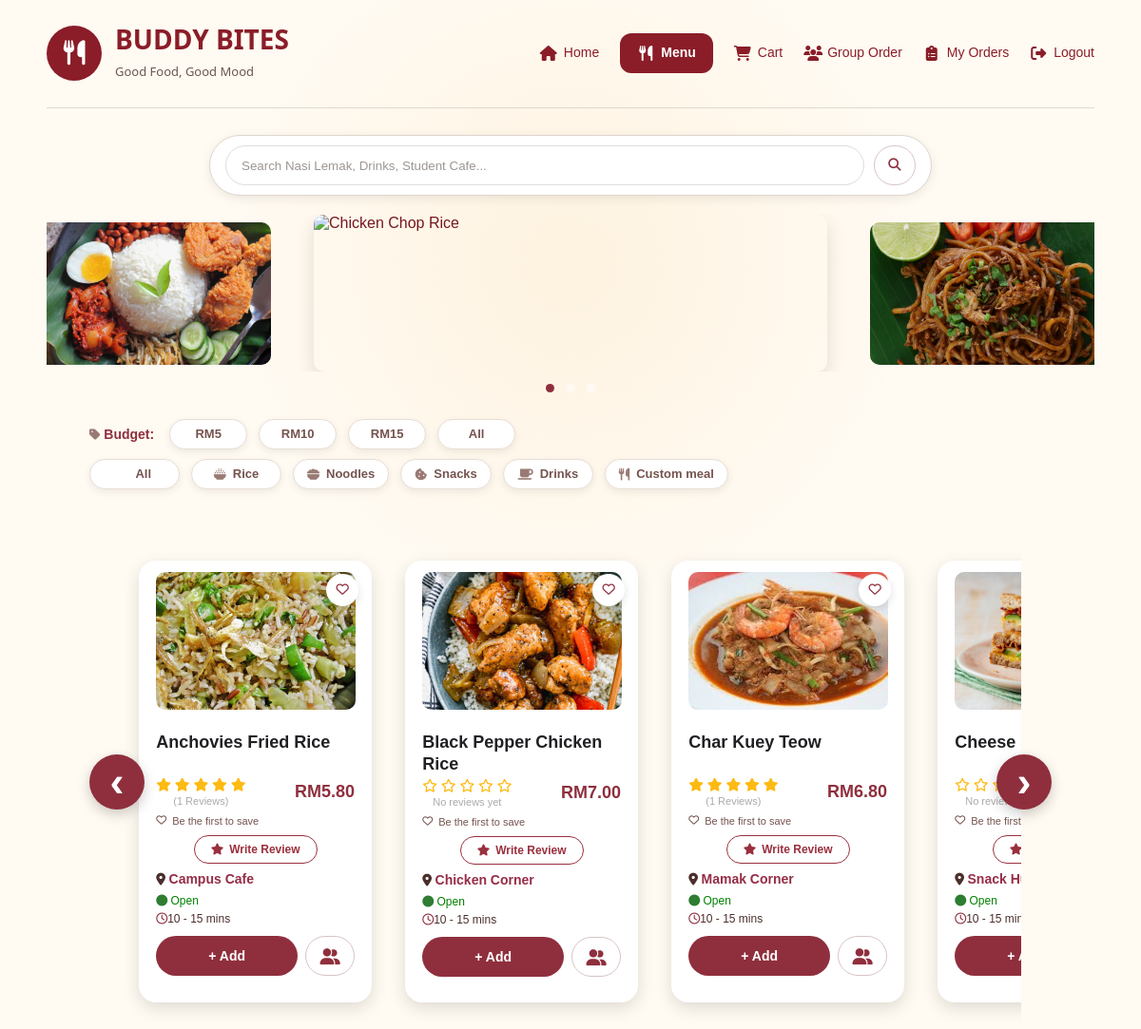
Screenshot of /pages/menu.php (signed in) with the database file from the repository.
### tables this page shows
CREATE TABLE `menu_items` (
  `item_id` int(11) NOT NULL,
  `item_name` varchar(100) NOT NULL,
  `restaurant_name` varchar(100) NOT NULL,
  `category` varchar(50) NOT NULL,
  `price` decimal(10,2) NOT NULL,
  `image` varchar(255) NOT NULL,
  `availability` varchar(20) NOT NULL DEFAULT 'Available'
);

### pages/menu.php (the view, shortened to what this page needs)
<?php
include("../includes/db.php");
$userId = (int) $_SESSION["user_id"];
function h($value)
{
    return htmlspecialchars((string) $value, ENT_QUOTES, "UTF-8");
}
function activeClass($condition)
{
    return $condition ? " active-filter" : "";
}
function menuUrl(array $params = [])
{
    $query = http_build_query(array_filter($params, static fn($value) => $value !== ""));
    return "menu.php" . ($query === "" ? "" : "?" . $query);
}
$conn->query("
    CREATE TABLE IF NOT EXISTS menu_feedback (
        feedback_id INT AUTO_INCREMENT PRIMARY KEY,
        item_id INT NOT NULL,
        user_id INT NOT NULL,
        rating TINYINT UNSIGNED DEFAULT NULL,
        liked TINYINT(1) NOT NULL DEFAULT 0,
        review TEXT DEFAULT NULL,
        created_at TIMESTAMP DEFAULT CURRENT_TIMESTAMP,
        updated_at TIMESTAMP DEFAULT CURRENT_TIMESTAMP ON UPDATE CURRENT_TIMESTAMP,
        UNIQUE KEY unique_user_item (user_id, item_id),
        KEY idx_menu_feedback_item (item_id)
    )
");
$search = trim($_GET["search"] ?? "");
$budget = $_GET["budget"] ?? "";
$category = $_GET["category"] ?? "";
$restaurant = trim($_GET["restaurant"] ?? "");
$allowedBudgets = ["5", "10", "15"];
$allowedCategories = ["Rice", "Noodles", "Snacks", "Drinks", "Custom meal"];
if (!in_array($budget, $allowedBudgets, true)) {
    $budget = "";
}
if (!in_array($category, $allowedCategories, true)) {
    $category = "";
}
$sql = "
    SELECT
        menu_items.*,
        restaurants.status AS restaurant_status,
        COALESCE(feedback_stats.like_count, 0) AS like_count,
        COALESCE(feedback_stats.review_count, 0) AS review_count,
        COALESCE(feedback_stats.average_rating, 0) AS average_rating,
        COALESCE(feedback_stats.rating_count, 0) AS rating_count,
        COALESCE(user_feedback.liked, 0) AS user_liked,
        COALESCE(user_feedback.rating, 0) AS user_rating,
        COALESCE(user_feedback.review, '') AS user_review
    FROM menu_items
    LEFT JOIN restaurants
        ON restaurants.restaurant_name = menu_items.restaurant_name
    LEFT JOIN (
        SELECT
            item_id,
            SUM(CASE WHEN liked = 1 THEN 1 ELSE 0 END) AS like_count,
            SUM(CASE WHEN review IS NOT NULL AND TRIM(review) <> '' THEN 1 ELSE 0 END) AS review_count,
            AVG(CASE WHEN rating IS NOT NULL THEN rating END) AS average_rating,
            COUNT(rating) AS rating_count
        FROM menu_feedback
        GROUP BY item_id
    ) AS feedback_stats ON feedback_stats.item_id = menu_items.item_id
    LEFT JOIN menu_feedback AS user_feedback
        ON user_feedback.item_id = menu_items.item_id
        AND user_feedback.user_id = ?
";
$params = [$userId];
$types = "i";
$stmt = $conn->prepare($sql);
if (!empty($params)) {
    $stmt->bind_param($types, ...$params);
}
$stmt->execute();
$result = $stmt->get_result();
$budgetFilters = [
    ["label" => "RM5", "value" => "5"],
    ["label" => "RM10", "value" => "10"],
    ["label" => "RM15", "value" => "15"],
];
$categoryFilters = [
    ["label" => "All", "value" => "", "icon" => "fa-border-all"],
    ["label" => "Rice", "value" => "Rice", "icon" => "fa-bowl-rice"],
    ["label" => "Noodles", "value" => "Noodles", "icon" => "fa-bowl-food"],
    ["label" => "Snacks", "value" => "Snacks", "icon" => "fa-cookie-bite"],
    ["label" => "Drinks", "value" => "Drinks", "icon" => "fa-mug-saucer"],
    ["label" => "Custom meal", "value" => "Custom meal", "icon" => "fa-utensils"],
];
?>
<?php include("../includes/header.php"); ?>
<div class="menu-page">
    <div class="menu-top">
        <div class="logo">BUDDY BITES</div>
        <div class="menu-nav">
            <a href="home.php"><i class="fa-solid fa-house"></i> Home</a>
            <a class="active" href="menu.php"><i class="fa-solid fa-utensils"></i> Menu</a>
            <a href="cart.php"><i class="fa-solid fa-cart-shopping"></i> Cart</a>
            <a href="group_order.php"><i class="fa-solid fa-users"></i> Group Order</a>
            <a href="order_history.php"><i class="fa-solid fa-clipboard-list"></i> My Orders</a>
            <a href="logout.php"><i class="fa-solid fa-right-from-bracket"></i> Logout</a>
        </div>
    </div>
    <form method="GET" action="menu.php" class="menu-search">
        <input
            type="text"
            name="search"
            id="liveSearch"
            placeholder="Search Nasi Lemak, Drinks, Student Cafe..."
            value="<?php echo h($search); ?>"
        >
        <button type="submit" aria-label="Search">
            <i class="fa-solid fa-magnifying-glass"></i>
        </button>
    </form>
    <div class="banner-row-carousel">
        <img class="banner-img side-banner-img" src="../images/nasi-lemak.jpg" alt="Nasi Lemak">
        <img class="banner-img main-banner-img" src="../images/chicken-chop-rice.jpg" alt="Chicken Chop Rice">
        <img class="banner-img side-banner-img" src="../images/mee-goreng-mamak.jpg" alt="Mee Goreng Mamak">
    </div>
    <div class="dots">
        <span class="dot active-dot" onclick="showBannerSet(0)"></span>
        <span class="dot" onclick="showBannerSet(1)"></span>
        <span class="dot" onclick="showBannerSet(2)"></span>
    </div>
    <div class="filters">
        <p><i class="fa-solid fa-tag"></i> Budget:</p>
        <?php foreach ($budgetFilters as $filter) { ?>
            <a class="filter-btn<?php echo activeClass($budget === $filter["value"]); ?>" href="<?php echo h(menuUrl(["budget" => $filter["value"]])); ?>">
                <?php echo h($filter["label"]); ?>
            </a>
        <?php } ?>
        <a class="filter-btn<?php echo activeClass($budget === "" && $category === ""); ?>" href="menu.php">All</a>
    </div>
    <div class="categories">
        <?php foreach ($categoryFilters as $filter) { ?>
            <?php
            $isAll = $filter["value"] === "";
            $href = $isAll ? "menu.php" : menuUrl(["category" => $filter["value"]]);
            $isActive = $isAll ? ($category === "" && $budget === "") : ($category === $filter["value"]);
            ?>
            <a class="filter-btn<?php echo activeClass($isActive); ?>" href="<?php echo h($href); ?>">
                <i class="fa-solid <?php echo h($filter["icon"]); ?>"></i> <?php echo h($filter["label"]); ?>
            </a>
        <?php } ?>
    </div>
    <div class="menu-slider-wrap">
        <?php if ($restaurant === "") { ?>
            <button class="scroll-btn left-btn" type="button" onclick="scrollMenuLeft()">&lsaquo;</button>
        <?php } ?>
        <div class="menu-items" id="menuSlider" dir="ltr">
            <?php if ($result && $result->num_rows > 0) { ?>
                <?php while ($row = $result->fetch_assoc()) { ?>
                    <?php
                    $isCustomMeal = $row["category"] === "Custom meal" || $row["item_name"] === "Build Your Own Meal";
                    $restaurantStatus = "Open";
                    $isOpen = true;
                    $likeCount = (int) $row["like_count"];
                    $ratingCount = (int) $row["rating_count"];
                    $averageRating = (float) $row["average_rating"];
                    $isLiked = (int) $row["user_liked"] === 1;
                    $addUrl = $isCustomMeal ? "custom_meal.php" : "cart.php?action=add&id=" . urlencode($row["item_id"]);
                    $groupUrl = $isCustomMeal ? "custom_meal.php" : "group_add.php?id=" . urlencode($row["item_id"]);
                    ?>
                    <div
                        class="menu-card"
                        role="link"
                        tabindex="0"
                        onclick="openFoodDetails(event, 'food_details.php?id=<?php echo $row["item_id"]; ?>')"
                        onkeydown="openFoodDetailsFromKeyboard(event, 'food_details.php?id=<?php echo $row["item_id"]; ?>')"
                    >
                        <form method="POST" action="menu.php" class="card-heart-form">
                            <button class="card-heart<?php echo $isLiked ? " liked" : ""; ?>" type="submit" aria-label="Like <?php echo h($row["item_name"]); ?>">
                                <i class="<?php echo $isLiked ? "fa-solid" : "fa-regular"; ?> fa-heart"></i>
                            </button>
                        </form>
                        <a href="food_details.php?id=<?php echo $row["item_id"]; ?>">
                            <img src="../images/<?php echo h($row["image"]); ?>"
                                 alt="<?php echo h($row["item_name"]); ?>">
                        </a>
                        <h4>
                            <a class="food-link"
                               href="food_details.php?id=<?php echo $row["item_id"]; ?>">
                                <?php echo h($row["item_name"]); ?>
                            </a>
                        </h4>
                        <div class="card-rating">
                            <div class="stars">
                                <?php for ($star = 1; $star <= 5; $star++) { ?>
                                    <i class="<?php echo $averageRating >= $star ? "fa-solid" : "fa-regular"; ?> fa-star"></i>
                                <?php } ?>
                                <?php if ($ratingCount > 0) { ?>
    <span>(<?php echo $ratingCount; ?> Reviews)</span>
<?php } else { ?>
    <span>No reviews yet</span>
<?php } ?>
                            </div>
                            <strong>RM<?php echo number_format((float) $row["price"], 2); ?></strong>
                        </div>
                        <p class="saved-count">
                            <i class="<?php echo $isLiked ? "fa-solid" : "fa-regular"; ?> fa-heart"></i>
                            <?php
if ($likeCount > 0) {
    echo $likeCount . " Saved";
} else {
    echo "Be the first to save";
}
?>
                        </p>
                        <button class="review-toggle" type="button" onclick="toggleReview(this)">
                            <i class="fa-solid fa-star"></i> Write Review
                        </button>
                        <p class="restaurant-name">
                            <i class="fa-solid fa-location-dot"></i>
                            <a class="restaurant-link" href="<?php echo h(menuUrl(["restaurant" => $row["restaurant_name"]])); ?>">
                                <?php echo h($row["restaurant_name"]); ?>
                            </a>
                        </p>
                        <p class="availability">
                            <?php if ($isOpen) { ?>
                                <span style="color:green;">
                                    <i class="fa-solid fa-circle"></i> Open
                                </span>
                            <?php } else { ?>
                                <span style="color:red;">
                                    <i class="fa-solid fa-circle"></i> <?php echo h($restaurantStatus); ?>
                                </span>
                            <?php } ?>
                        </p>
                        <p class="prep-time">
                            <i class="fa-regular fa-clock"></i>
                            10 - 15 mins
                        </p>
                        <div class="card-actions">
                            <?php if ($isOpen) { ?>
                                <a class="add-btn" href="<?php echo h($addUrl); ?>">+ Add</a>
                                <a class="group-btn" href="<?php echo h($groupUrl); ?>">
                                    <i class="fa-solid fa-user-group"></i>
                                </a>
                            <?php } else { ?>
                                <button class="add-btn" disabled style="background:#999;cursor:not-allowed;">
                                    Closed
                                </button>
                            <?php } ?>
                        </div>
                    </div>
                <?php } ?>
            <?php } ?>
        </div>
        <?php if ($restaurant === "") { ?>
            <button class="scroll-btn right-btn" type="button" onclick="scrollMenuRight()">&rsaquo;</button>
        <?php } ?>
    </div>
</div>
<?php include("../includes/footer.php"); ?>

### rows the page displays
menu_items: image (picture), item_name "Anchovies Fried Rice", ratingCount "1", price "5.80", restaurant_name "Campus Cafe"
menu_items: image (picture), item_name "Black Pepper Chicken Rice", shows "No reviews yet", price "7.00", restaurant_name "Chicken Corner"
menu_items: image (picture), item_name "Char Kuey Teow", ratingCount "1", price "6.80", restaurant_name "Mamak Corner"
menu_items: image (picture), item_name "Cheese…", shows "No reviews…", restaurant_name "Snack…"

### other values shown
$filter["label"] "RM5"
$filter["label"] "RM10"
$filter["label"] "RM15"
$filter["label"] "All"
$filter["label"] "Rice"
$filter["label"] "Noodles"
$filter["label"] "Snacks"
$filter["label"] "Drinks"
$filter["label"] "Custom meal"
